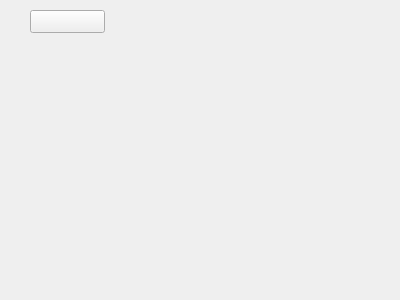
<?xml version="1.0" encoding="UTF-8"?>
<ui version="4.0">
 <class>AboutUI</class>
 <widget class="QWidget" name="AboutUI">
  <property name="geometry">
   <rect>
    <x>0</x>
    <y>0</y>
    <width>400</width>
    <height>300</height>
   </rect>
  </property>
  <property name="windowTitle">
   <string>Form</string>
  </property>
  <widget class="QWidget" name="w_1" native="true">
   <property name="geometry">
    <rect>
     <x>10</x>
     <y>40</y>
     <width>120</width>
     <height>80</height>
    </rect>
   </property>
   <property name="styleSheet">
    <string notr="true"/>
   </property>
  </widget>
  <widget class="QPushButton" name="btn_1">
   <property name="geometry">
    <rect>
     <x>30</x>
     <y>10</y>
     <width>75</width>
     <height>23</height>
    </rect>
   </property>
   <property name="text">
    <string/>
   </property>
  </widget>
 </widget>
 <resources/>
 <connections/>
</ui>
